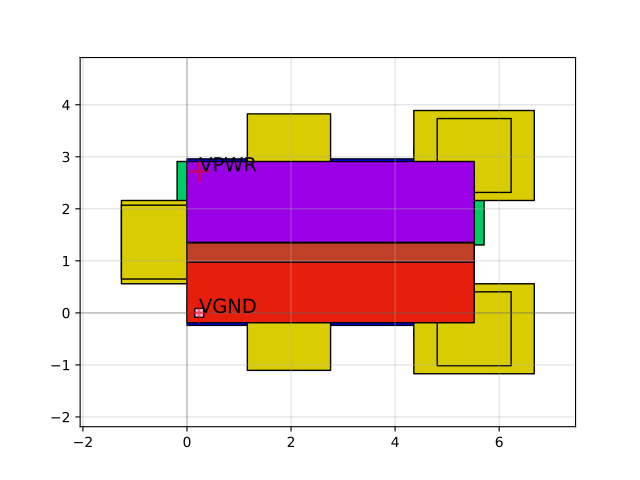

The Python source for this figure:
import sky130

c = sky130.components.sky130_fd_sc_hd__probec_p_8()
c.plot()
